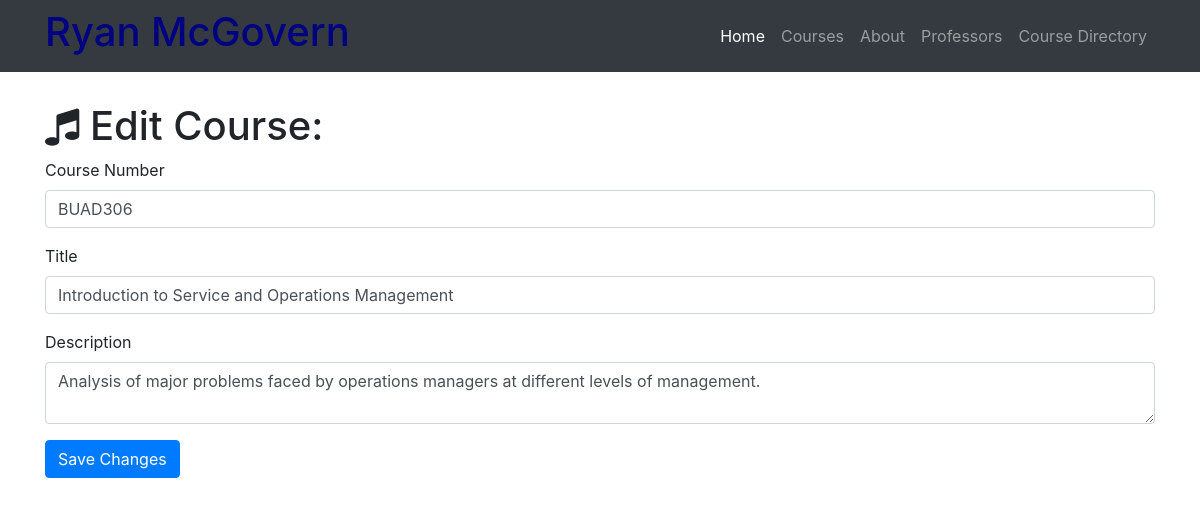
The app's page /courses-directory/edit/4 with its own data.
### my_resume.py (models this page shows)
class Course(db.Model):
    __tablename__ = 'courses'
    id = db.Column(db.Integer, primary_key=True)
    course_number = db.Column(db.Integer)
    title = db.Column(db.String(256))
    description = db.Column(db.Text)
    professor_id = db.Column(db.Integer, db.ForeignKey('professors.id'))

### my_resume.py (the view, shortened to what this page needs)
@app.route('/courses-directory/edit/<int:id>', methods=['GET', 'POST'])
def edit_course(id):
    course = Course.query.filter_by(id=id).first()
    if request.method == 'GET':
        return render_template('course-edit.html', course=course)

### templates/course-edit.html (shortened to what this page needs)
{% extends "home-base.html"%}
{% block page_content%}
  <div class="container">
    <h1 class="mt-5"><i class="fa fa-music" aria-hidden="true"></i> Edit Course:</h1>
    <form action="/courses-directory/edit/{{course.id}}" method="post">
      <div class="form-group">
        <label>Course Number</label>
        <input class="form-control" type="text" name="course number" value="{{course.course_number}}" required="true">
      </div>
     <div class="form-group">
     <label>Title</label>
     <input class="form-control" type="text" name="title" value="{{course.title}}" required="true">
     </div>
      <div class="form-group">
        <label>Description</label>
        <textarea class="form-control" name="description" required="true">{{course.description}}</textarea>
      </div>
      <button type="submit" class="btn btn-primary">Save Changes</button>
    </form>
  </div>
{% endblock%}

### static/css/my-resume.css (style rules this page uses)
body { padding-top: 54px; }

### records on screen
Course: course_number "BUAD306", title "Introduction to Service and Operations Management", description "Analysis of major problems faced by operations managers at different levels of management."
